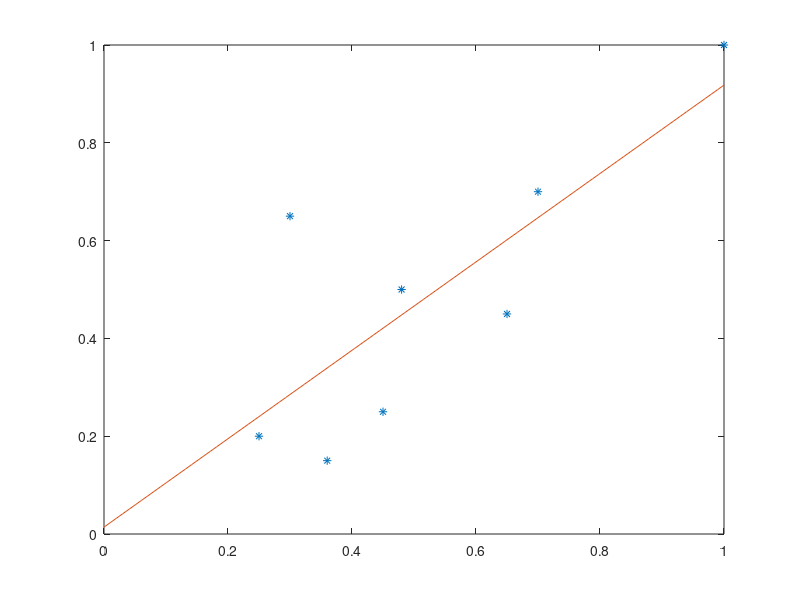

MATLAB code for this plot:
x=[0.25 0.30 0.45 0.36 0.48 0.65 0.7 1];
y=[0.2 0.65 0.25 0.15 0.5 0.45 0.70 1];
p=polyfit(x,y,1);
A=p(1);
B=p(2);
plot(x,y,'*');
hold on;
x=linspace(0,1,100);
plot(x,A*x+B);
display(p);
